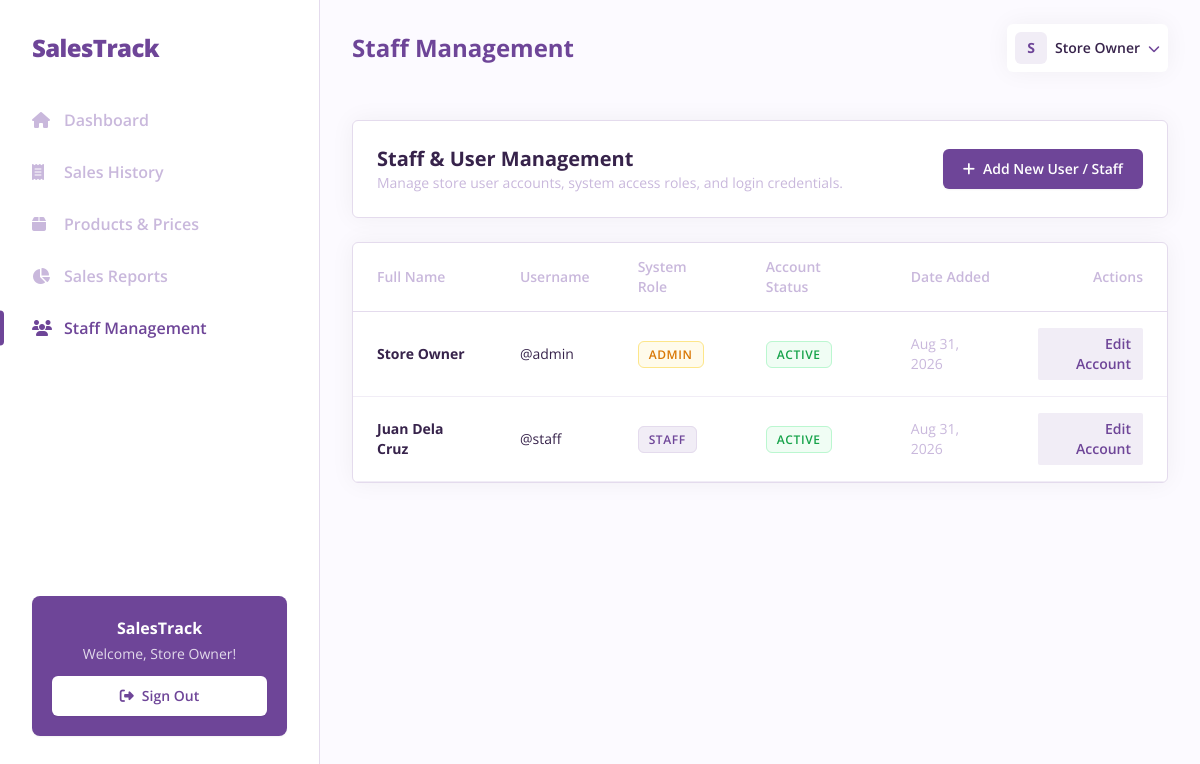
The page /admin/staff.php (signed in) on the database its author committed.
### tables this page shows
CREATE TABLE `users` (
  `id` INT AUTO_INCREMENT PRIMARY KEY,
  `name` VARCHAR(100) NOT NULL,
  `username` VARCHAR(50) NOT NULL UNIQUE,
  `password` VARCHAR(255) NOT NULL,
  `role` ENUM('admin', 'staff') NOT NULL DEFAULT 'staff',
  `status` ENUM('active', 'inactive') NOT NULL DEFAULT 'active',
  `created_at` DATETIME DEFAULT CURRENT_TIMESTAMP,
  `updated_at` DATETIME DEFAULT CURRENT_TIMESTAMP ON UPDATE CURRENT_TIMESTAMP
);

### lib/RoleGuard.php (called while the page is built, shortened)
<?php
class RoleGuard
{
    public static function isLoggedIn(): bool
    {
        return isset($_SESSION['user_id']) && !empty($_SESSION['user_id']);
    }
    public static function current(): ?array
    {
        return [
            'id'       => $_SESSION['user_id'],
            'name'     => $_SESSION['user_name'] ?? '',
            'username' => $_SESSION['user_username'] ?? '',
            'role'     => $_SESSION['user_role'] ?? '',
        ];
    }
}

### includes/auth.php (called while the page is built, shortened)
<?php
require_once __DIR__ . '/../lib/RoleGuard.php';
require_once __DIR__ . '/../lib/HtmlSanitizer.php';
function getCurrentUser(): ?array
{
    return RoleGuard::current();
}
function e(?string $string): string
{
    return HtmlSanitizer::escape($string);
}

### lib/HtmlSanitizer.php (called while the page is built, shortened)
<?php
class HtmlSanitizer
{
    public static function escape(?string $string): string
    {
        return htmlspecialchars($string ?? '', ENT_QUOTES, 'UTF-8');
    }
}

### admin/staff.php (the view, shortened to what this page needs)
<?php
$pageTitle = 'Staff Management';
$db = getDBConnection();
$stmt = $db->query('SELECT id, name, username, role, status, created_at FROM users ORDER BY id ASC');
$users = $stmt->fetchAll();
include __DIR__ . '/../includes/header.php';
?>
<div class="py-6 space-y-6">
    <div class="w-full rounded-md border border-brand-200 bg-white shadow-card p-6 flex flex-col sm:flex-row sm:items-center justify-between gap-4">
        <div>
            <h1 class="text-xl font-bold text-brand-700">Staff & User Management</h1>
            <p class="text-sm text-brand-300">Manage store user accounts, system access roles, and login credentials.</p>
        </div>
        <a href="/admin/staff-create.php" class="inline-flex items-center justify-center gap-2 px-5 py-2.5 bg-brand-500 hover:bg-brand-600 text-white font-semibold text-sm rounded-md shadow-sm transition-colors">
            <i class="fas fa-plus"></i> Add New User / Staff
        </a>
    </div>
    <div class="w-full rounded-md border border-brand-200 bg-white shadow-card overflow-hidden">
        <div class="overflow-x-auto">
            <table class="w-full text-left text-sm min-w-full">
                <thead>
                    <tr class="border-b border-brand-200">
                        <th class="px-6 py-3.5 text-sm font-semibold text-brand-300">Full Name</th>
                        <th class="px-6 py-3.5 text-sm font-semibold text-brand-300">Username</th>
                        <th class="px-6 py-3.5 text-sm font-semibold text-brand-300">System Role</th>
                        <th class="px-6 py-3.5 text-sm font-semibold text-brand-300">Account Status</th>
                        <th class="px-6 py-3.5 text-sm font-semibold text-brand-300">Date Added</th>
                        <th class="px-6 py-3.5 text-sm font-semibold text-brand-300 text-right">Actions</th>
                    </tr>
                </thead>
                <tbody>
                    <?php foreach ($users as $u): ?>
                        <tr class="border-b border-brand-100 hover:bg-brand-50 transition-colors">
                            <td class="px-6 py-4 font-bold text-brand-700"><?= e($u['name']); ?></td>
                            <td class="px-6 py-4 text-brand-700">@<?= e($u['username']); ?></td>
                            <td class="px-6 py-4">
                                <span class="px-2.5 py-1 rounded-md text-xs font-semibold uppercase tracking-wider <?= $u['role'] === 'admin' ? 'bg-amber-50 text-amber-600 border border-amber-200' : 'bg-brand-100 text-brand-500 border border-brand-200'; ?>">
                                    <?= e($u['role']); ?>
                                </span>
                            </td>
                            <td class="px-6 py-4">
                                <span class="px-2.5 py-1 rounded-md text-xs font-semibold uppercase tracking-wider <?= $u['status'] === 'active' ? 'bg-green-50 text-green-600 border border-green-200' : 'bg-red-50 text-red-600 border border-red-200'; ?>">
                                    <?= e(ucfirst($u['status'])); ?>
                                </span>
                            </td>
                            <td class="px-6 py-4 text-brand-300 text-sm"><?= date('M d, Y', strtotime($u['created_at'])); ?></td>
                            <td class="px-6 py-4 text-right">
                                <a href="/admin/staff-edit.php?id=<?= $u['id']; ?>" class="inline-flex items-center px-3 py-1.5 bg-brand-100 hover:bg-brand-200 text-brand-500 rounded-sm text-sm font-semibold transition-colors">Edit Account</a>
                            </td>
                        </tr>
                    <?php endforeach; ?>
                </tbody>
            </table>
        </div>
    </div>
</div>
<?php include __DIR__ . '/../includes/footer.php'; ?>

### includes/header.php (shortened to what this page needs)
<?php
require_once __DIR__ . '/auth.php';
$currentUser = getCurrentUser();
$pageTitle = $pageTitle ?? 'SalesTrack';
?>
<!DOCTYPE html>
<html lang="en" class="h-full">
<head>
    <script src="https://cdn.tailwindcss.com"></script>
    <link href="https://cdnjs.cloudflare.com/ajax/libs/font-awesome/6.5.1/css/all.min.css" rel="stylesheet">
</head>
<body class="h-full bg-brand-50 text-brand-700 flex flex-col md:flex-row antialiased selection:bg-brand-500 selection:text-white">
    <div class="flex flex-1 w-full min-h-screen">
        <?php include __DIR__ . '/sidebar.php'; ?>
        <main class="flex-1 px-4 sm:px-6 lg:px-8 py-6 w-full overflow-y-auto">
            <div class="flex items-center justify-between mb-6">
                <h2 class="font-bold text-brand-500 text-xl lg:text-2xl leading-normal hidden md:block"><?= e($pageTitle); ?></h2>
                <div class="flex items-center gap-4 ml-auto">
                    <div class="relative">
                        <button class="flex items-center bg-white focus:outline-none text-sm duration-150 ease-in-out p-2 rounded-md shadow-card transition" id="profileDropdownBtn" type="button">
                            <div class="h-8 w-8 rounded-md bg-brand-100 flex items-center justify-center text-brand-500 font-bold text-sm">
                                <?= strtoupper(substr($currentUser['name'] ?? 'U', 0, 1)); ?>
                            </div>
                            <span class="font-semibold text-sm hidden lg:block ml-2 text-brand-700"><?= e($currentUser['name'] ?? 'User'); ?></span>
                            <span class="ml-2 text-brand-500"><i class="fas fa-chevron-down text-xs"></i></span>
                        </button>
                    </div>
                </div>
            </div>

### includes/sidebar.php (shortened to what this page needs)
<?php
$userRole = strtolower($currentUser['role'] ?? 'staff');
$currentUri = $_SERVER['REQUEST_URI'] ?? '';
if (!function_exists('isActiveNav')) {
    function isActiveNav(string $uri, string $currentUri): bool {
        $isActive = str_contains($currentUri, $uri);
        return $isActive;
    }
}
$navCls = fn(string $uri) => isActiveNav($uri, $currentUri) ? 'active' : 'text-brand-300 hover:text-brand-500';
?>
<aside id="sidebarNav" class="fixed md:static inset-y-0 left-0 z-50 w-80 max-w-[85vw] bg-white flex flex-col h-full max-h-screen overflow-y-auto border-r border-brand-200 transform -translate-x-full md:translate-x-0 transition-transform duration-300 shadow-xl md:shadow-none flex-shrink-0">
    <nav class="px-6 py-6 sm:px-8 sm:py-8 flex-1 flex flex-col min-h-full">
        <div class="flex items-center justify-between mb-8">
            <a href="<?= $userRole === 'admin' ? '/admin/dashboard.php' : '/staff/dashboard.php'; ?>" class="flex items-center group">
                <span class="font-extrabold text-2xl tracking-tight text-[#6e4598] hover:text-[#5e3a82] transition-colors">SalesTrack</span>
            </a>
        </div>
        <ul class="space-y-1">
            <?php if ($userRole === 'admin'): ?>
                <li class="w-full py-3 relative"><a href="/admin/dashboard.php" class="nav-item flex items-center text-sm sm:text-base font-semibold capitalize transition-colors duration-300 <?= $navCls('/admin/dashboard.php'); ?>"><i class="fas fa-home w-5 sm:w-6"></i><span class="ml-2">Dashboard</span></a></li>
                <li class="w-full py-3 relative"><a href="/admin/sales.php" class="nav-item flex items-center text-sm sm:text-base font-semibold capitalize transition-colors duration-300 <?= $navCls('/admin/sales.php'); ?>"><i class="fas fa-receipt w-5 sm:w-6"></i><span class="ml-2">Sales History</span></a></li>
                <li class="w-full py-3 relative"><a href="/admin/products.php" class="nav-item flex items-center text-sm sm:text-base font-semibold capitalize transition-colors duration-300 <?= $navCls('/admin/products.php'); ?>"><i class="fas fa-box w-5 sm:w-6"></i><span class="ml-2">Products & Prices</span></a></li>
                <li class="w-full py-3 relative"><a href="/admin/reports.php" class="nav-item flex items-center text-sm sm:text-base font-semibold capitalize transition-colors duration-300 <?= $navCls('/admin/reports.php'); ?>"><i class="fas fa-chart-pie w-5 sm:w-6"></i><span class="ml-2">Sales Reports</span></a></li>
                <li class="w-full py-3 relative"><a href="/admin/staff.php" class="nav-item flex items-center text-sm sm:text-base font-semibold capitalize transition-colors duration-300 <?= $navCls('/admin/staff.php'); ?>"><i class="fas fa-users w-5 sm:w-6"></i><span class="ml-2">Staff Management</span></a></li>
            <?php endif; ?>
        </ul>
        <div class="mt-auto pt-6 pb-8">
            <div class="p-5 rounded-lg bg-brand-500 text-center shadow-sm">
                <h5 class="font-bold text-white text-base mb-1">SalesTrack</h5>
                <p class="mb-3 text-sm text-white/80">Welcome, <?= e($currentUser['name'] ?? 'User'); ?>!</p>
                <a href="/actions/logout.php" class="inline-flex items-center justify-center font-semibold text-brand-500 bg-white py-2.5 px-4 rounded-md w-full text-sm hover:bg-brand-50 transition-colors shadow-sm"><i class="fas fa-sign-out-alt mr-2"></i> Sign Out</a>
            </div>
        </div>
    </nav>
</aside>

### includes/footer.php (shortened to what this page needs)
        </main>
    </div>
</body>
</html>

### includes/header.php (style rules this page uses)
.nav-item { position: relative; transition: color 0.3s ease; }
.nav-item.active { color: #6e4598; font-weight: 600; }
.nav-item.active::before { content: ''; position: absolute; left: -2rem; top: 50%; transform: translateY(-50%); height: 2.2rem; width: 0.25rem; border-top-right-radius: 0.4rem; border-bottom-right-radius: 0.4rem; background-color: #6e4598; }

### rows shown on the page
users: name "Store Owner", name "S", username "admin", role "ADMIN", status "ACTIVE", created_at "Aug 31, 2026"
users: name "Juan Dela Cruz", username "staff", role "STAFF", status "ACTIVE", created_at "Aug 31, 2026"

### other values the page prints
$pageTitle "Staff Management"
